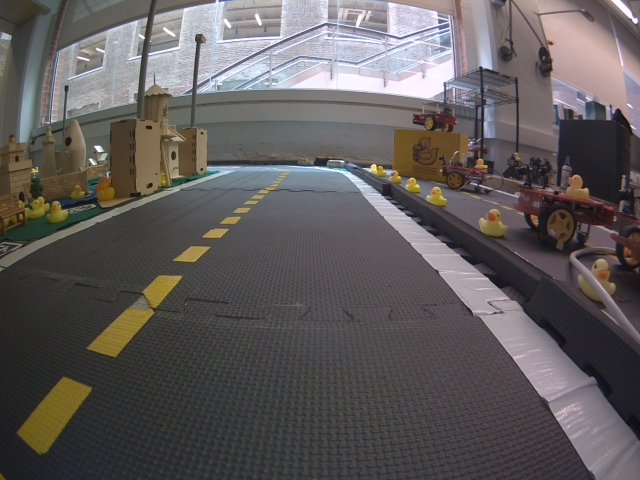
#> input picture assets/image0.jpg, 640 x 480 px
$ jupyter execute --allow-errors 30-ground-projection.ipynb   (shell and % lines are left out)   (older library calls are emulated)
#> lines starting #> are read from the running program, lines starting #| are printed output that depends on the picture
### src/dt_computer_vision/camera/types.py
import dataclasses
from typing import Optional, Tuple

import cv2
import numpy as np
import yaml

from dt_computer_vision.camera.homography import Homography

from .utils import invert_map, ensure_ndarray
import yaml

PLUMB_BOB = "plumb_bob"
EQUIDISTANT = "equidistant"
DISTORTION_COEFFICIENTS = {PLUMB_BOB: 5, EQUIDISTANT: 4}

BGRImage = np.ndarray
RGBImage = np.ndarray
HSVImage = np.ndarray
GRAYImage = np.ndarray


@dataclasses.dataclass
class Point:
    """
    A generic 2D point.
    """
    x: float
    y: float

    def as_array(self) -> np.ndarray:
        return np.array([self.x, self.y])

    def __repr__(self):
        return f"P({round(self.x, 4)}, {round(self.y, 4)})"

    def __add__(self, other: 'Point') -> 'Point':
        return Point(self.x + other.x, self.y + other.y)

    def __sub__(self, other: 'Point') -> 'Point':
        return Point(self.x - other.x, self.y - other.y)

    def __truediv__(self, scalar: float) -> 'Point':
        return Point(self.x / scalar, self.y / scalar)

    def __mul__(self, scalar: float) -> 'Pixel':
        return Pixel(self.x * scalar, self.y * scalar)


class Pixel(Point):

    def as_integers(self) -> np.ndarray:
        return np.array([int(self.x), int(self.y)], dtype=int)

    def __repr__(self):
        return f"P({round(self.x, 4)}, {round(self.y, 4)})"

    def __truediv__(self, scalar: float) -> 'Pixel':
        return Pixel(self.x / scalar, self.y / scalar)

    def __sub__(self, other: 'Pixel') -> 'Pixel':
        return Pixel(self.x - other.x, self.y - other.y)

    def __mul__(self, scalar: float) -> 'Pixel':
        return Pixel(self.x * scalar, self.y * scalar)

class NormalizedImagePoint(Point):
    """
    Image point normalized using the camera intrinsics.
    The normalized coordinates are defined as follows:
        u=(x-cx)/fx, v=(y-cy)/fy
    """
    pass


@dataclasses.dataclass
class ResolutionIndependentImagePoint(Point):

    # [4 lines left out: function __post_init__, not called in this run]


class Size(Point):

    def __repr__(self):
        return f"S({round(self.x, 4)}, {round(self.y, 4)})"


@dataclasses.dataclass
class RegionOfInterest:
    """
    A generic 2D region.
    """
    origin: Point
    size: Size


class Rectifier:
    """
    Handles the Rectification operations.

    """

    # [71 lines left out: functions __init__, _init_rectify_maps, rectify_pixel, rectify, distort, not called in this run]


@dataclasses.dataclass
class CameraModel:
    """
    Class describing a camera model.

    The following conventions for coordinates are used (W: image width, H: image height):

    - resolution-dependent: [0, W] x [0, H]      (or "image coordinates")
    - resolution-independent: [0, 1] x [0, 1]
    - normalized coordinates: [-inf, +inf] x [-inf, +inf]
    """
    width: int
    height: int
    K: np.ndarray
    D: np.ndarray
    P: np.ndarray
    R: Optional[np.ndarray] = dataclasses.field(default_factory=lambda: np.eye(3))
    H: Optional[np.ndarray] = None
    distortion_model: str = PLUMB_BOB

    rectifier: Rectifier = dataclasses.field(init=False)

    def __post_init__(self):
        assert self.distortion_model in DISTORTION_COEFFICIENTS, \
            f"Unknown distortion model '{self.distortion_model}'."
        self.K = ensure_ndarray(self.K, shape=(3, 3))
        self.D = ensure_ndarray(self.D, shape=(DISTORTION_COEFFICIENTS[self.distortion_model],))
        self.P = ensure_ndarray(self.P, shape=(3, 4))
        self.R = ensure_ndarray(self.R, shape=(3, 3)) if self.R is not None else np.eye(3)
        self.H = None if self.H is None else ensure_ndarray(self.H)
        self._H_inv = None if self.H is None else np.linalg.inv(self.H)
        self.rectifier = Rectifier(self)

    @property
    def is_fisheye(self) -> bool:
        return self.distortion_model == EQUIDISTANT

    # [6 lines left out: function _rectified_K, not called in this run]

    @property
    def fx(self) -> float:
        return self.K[0, 0]

    @property
    def fy(self) -> float:
        return self.K[1, 1]

    @property
    def cx(self) -> float:
        return self.K[0, 2]

    @property
    def cy(self) -> float:
        return self.K[1, 2]

    @property
    def principal_point(self) -> Pixel:
        return Pixel(self.cx, self.cy)

    def get_shape(self) -> Tuple[int, int]:
        """returns (height, width) of image"""
        return self.height, self.width

    # [76 lines left out: functions vector2pixel, pixel2vector, cropped, scaled, not called in this run]

    def downsample(self, binning: int) -> 'CameraModel':
        return self.scaled(1.0 / binning)

    # [164 lines left out: functions pixel2independent, independent2pixel, homography_vector2independent, homography_pixel2vector, homography_vector2pixel, homography_independent2vector and 4 more, not called in this run]

### src/dt_computer_vision_tests/line_detection_tests/test_detection.py
import os
from typing import Tuple

import cv2
import numpy as np

from dt_computer_vision.line_detection import LineDetector, ColorRange, Detections
from dt_computer_vision.line_detection.rendering import draw_segments

this_dir: str = os.path.dirname(os.path.realpath(__file__))
this_lib: str = os.path.basename(this_dir)
assets_dir: str = os.path.join(this_dir, "..", "..", "..", "assets")
output_dir: str = os.path.join(this_dir, "..", "..", "..", "out", "test-results", this_lib)
colors = {
    "red": {
        "low_1": [0, 140, 100],
        "high_1": [15, 255, 255],
        "low_2": [165, 140, 100],
        "high_2": [180, 255, 255],
    },
    "white": {
        "low": [0, 0, 150],
        "high": [180, 100, 255]
    },
    "yellow": {
        "low": [25, 140, 100],
        "high": [45, 255, 255]
    }
}

os.makedirs(output_dir, exist_ok=True)


def detect_color(image: np.ndarray, color: str) -> Tuple[Detections, np.ndarray]:
    detector = LineDetector()
    color_range: ColorRange = ColorRange.fromDict(colors[color])
    detections: Detections = detector.detect(image, [color_range])[0]
    image0_dets = draw_segments(image, {color_range: detections})
    return detections, image0_dets


# [73 lines left out: functions test_image_0_white, test_image_0_yellow, test_image_0_red, test_image_empty_white, test_image_empty_yellow, test_image_empty_red, not called in this run]

### notebooks-extra/30-ground-projection.ipynb
# Ground Projection

[cell 1]

from dt_computer_vision.camera import CameraModel

from dt_computer_vision.camera.calibration.extrinsics.boards import CalibrationBoard8by6
from dt_computer_vision.ground_projection.rendering import debug_image
from dt_computer_vision_tests.line_detection_tests.test_detection import detect_color
from dt_computer_vision.ground_projection import GroundProjector

import os
import cv2
import numpy as np

import matplotlib.pyplot as plt

import matplotlib as mpl

mpl.rc("figure", dpi=200)

[cell 2]
this_dir: str = os.path.abspath('')
assets_dir: str = os.path.join(this_dir, "..", "assets")
image_fpath: str = os.path.join(assets_dir, f"image0.jpg")
image_orig: np.ndarray = cv2.imread(image_fpath)
#> image_orig is the input picture: shape (480, 640, 3); mean B, G, R 91.5, 91.5, 96.3
board = CalibrationBoard8by6

camera_properties = {
    "width": 640,
    "height": 480,
    "K": [
        [295.79606866959824, 0.0, 321.2621599038631],
        [0.0, 299.5389048862878, 241.73616515312332],
        [0.0, 0.0, 1.0],
    ],
    "D": [
        -0.23543978771661125,
        0.03637781479419574,
        -0.0033069818601306755,
        -0.0012140708179525926,
        0.0,
    ],
    "P": [
        [201.14027404785156, 0.0, 319.5586620845679, 0.0],
        [0.0, 239.74398803710938, 237.60151004037834, 0.0],
        [0.0, 0.0, 1.0, 0.0],
    ],
    # NOTE: this homography is computed in the 20-entrinsics-calibration jupyter notebook
    "H": [
        [-0.03252054465202894, 0.11933166412783207, 0.39335273496829853],
        [-0.47271701022118123, -9.449206127584535e-05, -0.019189211764706733],
        [-0.19216954359955474, 3.6316381819662498, 1.0],
    ],
}

assert image_orig.shape == (480, 640, 3)

#> (a cell that did not finish here is left out)

[cell 4]
# detect segments
color: str = "white"
#> (the rest of this cell did not finish here and is left out)


# draw segments
image_w_detections = cv2.cvtColor(image_w_detections, cv2.COLOR_BGR2RGB)
plt.imshow(image_w_detections)

[cell 5]
# project segments onto the ground plane
from dt_computer_vision.camera.types import NormalizedImagePoint, Pixel
from dt_computer_vision.ground_projection.types import GroundPoint


colored_segments = {(255, 255, 255): []}

#> (the rest of this cell did not finish here and is left out)

[cell 6]
from copy import deepcopy

# define cropping
crop_x_amount = 0.5
crop_y_amount = 0.5

# create new camera parameters
crop_x = int(image_orig.shape[1] * crop_x_amount)
#> crop_x = 320
crop_y = int(image_orig.shape[0] * crop_y_amount)
#> crop_y = 240
camera_params_orig = deepcopy(camera_properties)
camera_params_cropped = deepcopy(camera_properties)
camera_params_cropped["K"][0][2] -= crop_x
camera_params_cropped["K"][1][2] -= crop_y

# TODO: this should be using the rectified cx, cy instead
camera_params_cropped["P"][0][2] -= crop_x
camera_params_cropped["P"][1][2] -= crop_y

# crop image
image_cropped = image_orig[crop_y:, crop_x:, :]
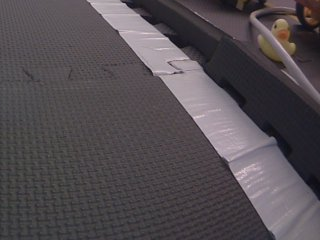
#> image_cropped: shape (240, 320, 3); mean B, G, R 81.3, 76.8, 83.1
assert image_cropped.shape == (image_orig.shape[0] - crop_y, image_orig.shape[1] - crop_x, image_orig.shape[2])

# update camera
#> (the rest of this cell did not finish here and is left out)

[cell 7]
# project segments onto the ground plane
colored_segments_cropped = {
    (255, 255, 255): []
}

#> (the rest of this cell did not finish here and is left out)

# DD24 Ground Projection

[cell 8]
# DD24 Ground Projection

import os
import cv2
import numpy as np

from dt_computer_vision.camera import CameraModel
from dt_computer_vision.camera.calibration.extrinsics.boards import CalibrationBoardDD24

this_dir: str = os.path.abspath("")
assets_dir: str = os.path.join(this_dir, "..", "assets")
board = CalibrationBoardDD24

image = cv2.imread(os.path.join(assets_dir, "extrinsics/dd24/real-world/scenario1/50cm.png"))
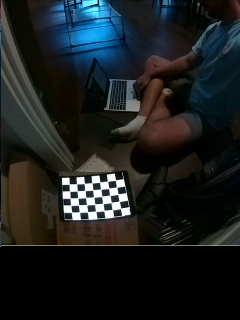
#> input picture assets/extrinsics/dd24/real-world/scenario1/50cm.png, 240 x 320 px
#> image is the input picture: shape (320, 240, 3); mean B, G, R 31.6, 31.1, 26.8

# Load camera model from YAML file
yaml_file = os.path.join(
    assets_dir,
    "extrinsics",
    "dd24",
    "real-world",
    "scenario1",
    "calibration-intrinsic-dd24.yaml",
)

#> (the rest of this cell did not finish here and is left out)
